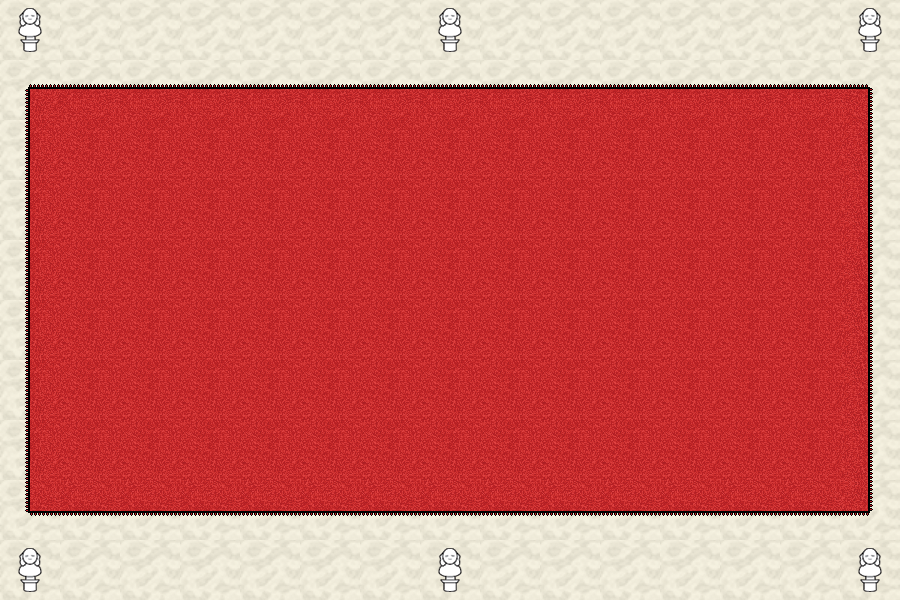

Below is a game level as drawn by its tile map, then a one-line description and the .tmx that defines it (tile-layer data replaced by summaries):
An orthogonal 15x10 tile map with 60x60 px tiles, 1 tile layer (background) and 11 objects.

<map version="1.0" orientation="orthogonal" renderorder="right-down" width="15" height="10" tilewidth="60" tileheight="60" nextobjectid="16">
 <tileset firstgid="1" name="white house" tilewidth="60" tileheight="60">
  <image source="level 4.png" width="900" height="600" />
 </tileset>
 <layer name="background" width="15" height="10">
  <data>[150 cells, 150 non-empty, 150 distinct tile ids]</data>
 </layer>
 <objectgroup name="collisions">
  <object id="2" x="439.333" y="14">
   <polyline points="0,0 5.33333,-6.66667 14,-6.66667 21.3333,2 21.3333,12.6667 22,17.3333 17.3333,24 19.3333,26.6667 18,28.6667 18.6667,35.3333 12,38 4,37.3333 3.33333,30.6667 0.666667,25.3333 4,24 -1.33333,19.3333 -1.33333,13.3333 0.666667,10.6667 -0.666667,0.666667" />
  </object>
  <object id="5" x="23.3333" y="50">
   <polyline points="0,0 11.3333,1.33333 13.3333,-6 16,-10 14,-12.6667 17.3333,-16.6667 18.6667,-22.6667 16.6667,-25.3333 17.3333,-35.3333 8.66667,-43.3333 2.66667,-43.3333 -4.66667,-36.6667 -4.66667,-24 -7.33333,-20 -2.66667,-14.6667 -3.33333,-12 -2,-8 -1.33333,-1.33333" />
  </object>
  <object id="6" x="858.667" y="14.6667">
   <polyline points="0,0 6.66667,-7.33333 15.3333,-7.33333 22.6667,1.33333 21.3333,10.6667 23.3333,16.6667 16.6667,22.6667 20.6667,24 20,27.3333 18.6667,28.6667 18.6667,34 13.3333,37.3333 6,36.6667 3.33333,29.3333 0.666667,25.3333 4.66667,22.6667 -0.666667,18.6667 -0.666667,12.6667 0.666667,5.33333 0.666667,0" />
  </object>
  <object id="7" x="22" y="589.333">
   <polyline points="0,0 0,-5.33333 -2.66667,-9.33333 -1.33333,-12.6667 -4,-16 -4,-22.6667 -2,-24.6667 -3.33333,-30.6667 2,-42 11.3333,-42.6667 18,-34 17.3333,-25.3333 19.3333,-18.6667 14.6667,-11.3333 16.6667,-7.33333 14.6667,-6 14.6667,0 8.66667,3.33333 0.666667,0.666667" />
  </object>
  <object id="8" x="438.667" y="555.333">
   <polyline points="0,0 6,-7.33333 14.6667,-7.33333 22.6667,0.666667 22,10.6667 23.3333,15.3333 18.6667,22 21.3333,26 18,28.6667 18.6667,34.6667 12,37.3333 4,36 3.33333,29.3333 1.33333,24 4,21.3333 -0.666667,18 -1.33333,12 1.33333,9.33333 0.666667,1.33333" />
  </object>
  <object id="9" x="863.333" y="589.333">
   <polyline points="0,0 5.33333,2 12.6667,0.666667 13.3333,-6 16.6667,-10 13.3333,-12 17.3333,-16 18,-23.3333 17.3333,-28 17.3333,-33.3333 10,-40.6667 2.66667,-42 -5.33333,-34.6667 -3.33333,-24 -6.66667,-18.6667 -4,-15.3333 0,-13.3333 0,-12.6667 -4,-10 -1.33333,-7.33333 -0.666667,-2" />
  </object>
  <object id="15" x="0" y="0">
   <polyline points="0,0 0,598 899,599 898,0 1,1" />
  </object>
 </objectgroup>
 <objectgroup name="spawnpoints">
  <object id="10" x="613.333" y="121.333">
   <polyline points="0,0 0,22.6667 19.3333,22.6667 18,0 0,0" />
  </object>
  <object id="11" x="556.667" y="256">
   <polyline points="0,0 20,-0.666667 21.3333,20 0,19.3333 -0.666667,1.33333" />
  </object>
  <object id="12" x="629.333" y="404">
   <polyline points="0,0 19.3333,-0.666667 20.6667,21.3333 0,20 0.666667,0.666667" />
  </object>
  <object id="13" x="730.667" y="258">
   <polyline points="0,0 -0.666667,23.3333 22.6667,22.6667 22.6667,0.666667 -0.666667,0.666667" />
  </object>
 </objectgroup>
</map>